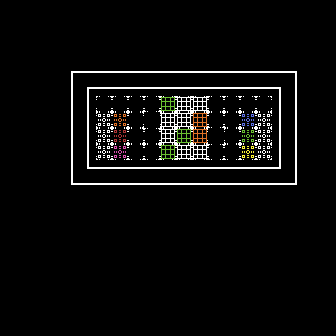

Tiled map render using the project's own tile images. Description and the whole map definition, tile-layer contents included, below:
An orthogonal 21x21 tile map with 16x16 px tiles, 4 tile layers (decoration, base, button, box), 4 tilesets.

<map version="1.5" tiledversion="1.6.0" orientation="orthogonal" renderorder="right-down" width="21" height="21" tilewidth="16" tileheight="16" infinite="0" nextlayerid="5" nextobjectid="1">
 <editorsettings>
  <export target="05.json" format="json" />
 </editorsettings>
 <tileset firstgid="1" name="mapGrid" tilewidth="16" tileheight="16" tilecount="2" columns="2">
  <image source="../tilesets/mapGrid.png" width="32" height="16" />
 </tileset>
 <tileset firstgid="3" name="button" tilewidth="16" tileheight="16" tilecount="14" columns="2">
  <image source="../tilesets/button.png" width="32" height="112" />
 </tileset>
 <tileset firstgid="17" name="box" tilewidth="16" tileheight="16" tilecount="7" columns="1">
  <image source="../tilesets/box.png" width="16" height="112" />
 </tileset>
 <tileset firstgid="24" name="wire" tilewidth="16" tileheight="16" tilecount="12" columns="2">
  <image source="../tilesets/wire.png" width="32" height="96" />
 </tileset>
 <layer id="4" name="decoration" width="21" height="21">
  <data encoding="csv">
1,1,1,1,1,1,1,0,0,0,0,0,0,0,0,0,0,0,0,0,0,
0,0,0,0,0,0,0,0,0,0,0,0,0,0,0,0,0,0,0,0,0,
0,0,0,0,0,0,0,0,0,0,0,0,0,0,0,0,0,0,0,0,0,
0,0,0,0,0,0,0,0,0,0,0,0,0,0,0,0,0,0,0,0,0,
0,0,0,0,35,25,25,25,25,25,25,25,25,25,25,25,25,25,32,0,0,
0,0,0,0,26,35,25,25,25,25,25,25,25,25,25,25,25,32,26,0,0,
0,0,0,0,26,26,0,0,0,0,0,0,0,0,0,0,0,26,26,0,0,
0,0,0,0,26,26,0,0,0,0,0,0,0,0,0,0,0,26,26,0,0,
0,0,0,0,26,26,0,0,0,0,0,0,0,0,0,0,0,26,26,0,0,
0,0,0,0,26,26,0,0,0,0,0,0,0,0,0,0,0,26,26,0,0,
0,0,0,0,26,34,25,25,25,25,25,25,25,25,25,25,25,33,26,0,0,
0,0,0,0,34,25,25,25,25,25,25,25,25,25,25,25,25,25,33,0,0,
0,0,0,0,0,0,0,0,0,0,0,0,0,0,0,0,0,0,0,0,0,
0,0,0,0,0,0,0,0,0,0,0,0,0,0,0,0,0,0,0,0,0,
0,0,0,0,0,0,0,0,0,0,0,0,0,0,0,0,0,0,0,0,0,
0,0,0,0,0,0,0,0,0,0,0,0,0,0,0,0,0,0,0,0,0,
0,0,0,0,0,0,0,0,0,0,0,0,0,0,0,0,0,0,0,0,0,
0,0,0,0,0,0,0,0,0,0,0,0,0,0,0,0,0,0,0,0,0,
0,0,0,0,0,0,0,0,0,0,0,0,0,0,0,0,0,0,0,0,0,
0,0,0,0,0,0,0,0,0,0,0,0,0,0,0,0,0,0,0,0,0,
0,0,0,0,0,0,0,0,0,0,0,0,0,0,0,0,0,0,0,0,0
</data>
 </layer>
 <layer id="1" name="base" width="21" height="21">
  <data encoding="csv">
0,0,0,0,0,0,0,0,0,0,0,0,0,0,0,0,0,0,0,0,0,
0,0,0,0,0,0,0,0,0,1,1,0,0,0,0,0,0,0,0,0,0,
0,0,0,0,0,0,0,0,0,0,0,0,0,0,0,0,0,0,0,0,0,
0,0,0,0,0,0,0,0,0,0,0,0,0,0,0,0,0,0,0,0,0,
0,0,0,0,0,0,0,0,1,1,0,0,0,0,0,0,0,0,0,0,0,
0,0,0,0,0,0,0,0,1,1,1,0,0,0,0,0,0,0,0,0,0,
0,0,0,0,0,0,2,2,2,2,2,2,2,2,2,2,2,0,0,0,0,
0,0,0,0,0,0,2,2,2,1,2,2,2,2,2,2,2,0,0,0,0,
0,0,0,0,0,0,2,2,2,2,2,2,2,0,2,2,2,0,0,0,0,
0,0,0,0,0,0,2,2,2,2,2,2,2,2,2,2,2,1,1,1,0,
1,1,1,1,1,1,1,1,1,1,1,1,1,1,1,1,1,1,1,1,1,
0,1,1,1,1,1,1,1,1,1,1,1,1,1,1,1,1,1,1,1,1,
0,0,0,0,0,0,0,0,1,1,1,1,1,0,0,0,0,0,0,0,0,
0,0,0,0,0,0,0,0,0,0,0,1,0,0,0,0,0,0,0,0,0,
0,0,0,0,0,0,0,0,0,0,0,1,0,0,0,0,0,0,0,0,0,
0,0,0,0,0,0,0,0,0,0,0,1,0,0,0,0,0,0,0,0,0,
0,0,0,0,0,0,0,0,0,0,0,1,0,0,0,0,0,0,0,0,0,
0,0,0,0,0,0,0,0,0,0,0,1,1,0,0,0,0,0,0,0,0,
0,0,0,0,0,0,0,0,0,0,0,1,1,0,0,0,0,0,0,0,0,
0,0,0,0,0,0,0,0,0,0,0,1,1,0,0,0,0,0,0,0,0,
0,0,0,0,0,0,0,0,0,0,0,1,1,0,0,0,0,0,0,0,0
</data>
 </layer>
 <layer id="2" name="button" width="21" height="21">
  <data encoding="csv">
0,0,0,0,0,0,0,0,0,0,0,0,0,0,0,0,0,0,0,0,0,
0,0,0,0,0,0,0,0,0,0,0,0,0,0,0,0,0,0,0,0,0,
0,0,0,0,0,0,0,0,0,0,0,0,0,0,0,0,0,0,0,0,0,
0,0,0,0,0,0,0,0,0,0,0,0,0,0,0,0,0,0,0,0,0,
0,0,0,0,0,0,0,0,0,0,0,0,0,0,0,0,0,0,0,0,0,
0,0,0,0,0,0,0,0,0,0,0,0,0,0,0,0,0,0,0,0,0,
0,0,0,0,0,0,0,0,0,0,0,0,0,0,0,0,0,0,0,0,0,
0,0,0,0,0,0,15,13,0,0,0,0,0,0,0,7,15,0,0,0,0,
0,0,0,0,0,0,15,11,0,0,0,0,0,0,0,5,15,0,0,0,0,
0,0,0,0,0,0,15,9,0,0,0,0,0,0,0,3,15,0,0,0,0,
0,0,0,0,0,0,0,0,0,0,0,0,0,0,0,0,0,0,0,0,0,
0,0,0,0,0,0,0,0,0,0,0,0,0,0,0,0,0,0,0,0,0,
0,0,0,0,0,0,0,0,0,0,0,0,0,0,0,0,0,0,0,0,0,
0,0,0,0,0,0,0,0,0,0,0,0,0,0,0,0,0,0,0,0,0,
0,0,0,0,0,0,0,0,0,0,0,0,0,0,0,0,0,0,0,0,0,
0,0,0,0,0,0,0,0,0,0,0,0,0,0,0,0,0,0,0,0,0,
0,0,0,0,0,0,0,0,0,0,0,0,0,0,0,0,0,0,0,0,0,
0,0,0,0,0,0,0,0,0,0,0,0,0,0,0,0,0,0,0,0,0,
0,0,0,0,0,0,0,0,0,0,0,0,0,0,0,0,0,0,0,0,0,
0,0,0,0,0,0,0,0,0,0,0,0,0,0,0,0,0,0,0,0,0,
0,0,0,0,0,0,0,0,0,0,0,0,0,0,0,0,0,0,0,0,0
</data>
 </layer>
 <layer id="3" name="box" width="21" height="21">
  <data encoding="csv">
0,0,0,0,0,0,0,0,0,0,0,0,0,0,0,0,0,0,0,0,0,
0,0,0,0,0,0,0,0,0,0,0,0,0,0,0,0,0,0,0,0,0,
0,0,0,0,0,0,0,0,0,0,0,0,0,0,0,0,0,0,0,0,0,
0,0,0,0,0,0,0,0,0,0,0,0,0,0,0,0,0,0,0,0,0,
0,0,0,0,0,0,0,0,0,0,0,0,0,0,0,0,0,0,0,0,0,
0,0,0,0,0,0,0,0,0,0,0,0,0,0,0,0,0,0,0,0,0,
0,0,0,0,0,0,0,0,0,0,18,23,23,0,0,0,0,0,0,0,0,
0,0,0,0,0,0,0,0,0,0,23,23,22,0,0,0,0,0,0,0,0,
0,0,0,0,0,0,0,0,0,0,23,18,22,0,0,0,0,0,0,0,0,
0,0,0,0,0,0,0,0,0,0,18,23,23,0,0,0,0,0,0,0,0,
0,0,0,0,0,0,0,0,0,0,0,0,0,0,0,0,0,0,0,0,0,
0,0,0,0,0,0,0,0,0,0,0,0,0,0,0,0,0,0,0,0,0,
0,0,0,0,0,0,0,0,0,0,0,0,0,0,0,0,0,0,0,0,0,
0,0,0,0,0,0,0,0,0,0,0,0,0,0,0,0,0,0,0,0,0,
0,0,0,0,0,0,0,0,0,0,0,0,0,0,0,0,0,0,0,0,0,
0,0,0,0,0,0,0,0,0,0,0,0,0,0,0,0,0,0,0,0,0,
0,0,0,0,0,0,0,0,0,0,0,0,0,0,0,0,0,0,0,0,0,
0,0,0,0,0,0,0,0,0,0,0,0,0,0,0,0,0,0,0,0,0,
0,0,0,0,0,0,0,0,0,0,0,0,0,0,0,0,0,0,0,0,0,
0,0,0,0,0,0,0,0,0,0,0,0,0,0,0,0,0,0,0,0,0,
0,0,0,0,0,0,0,0,0,0,0,0,0,0,0,0,0,0,0,0,0
</data>
 </layer>
</map>